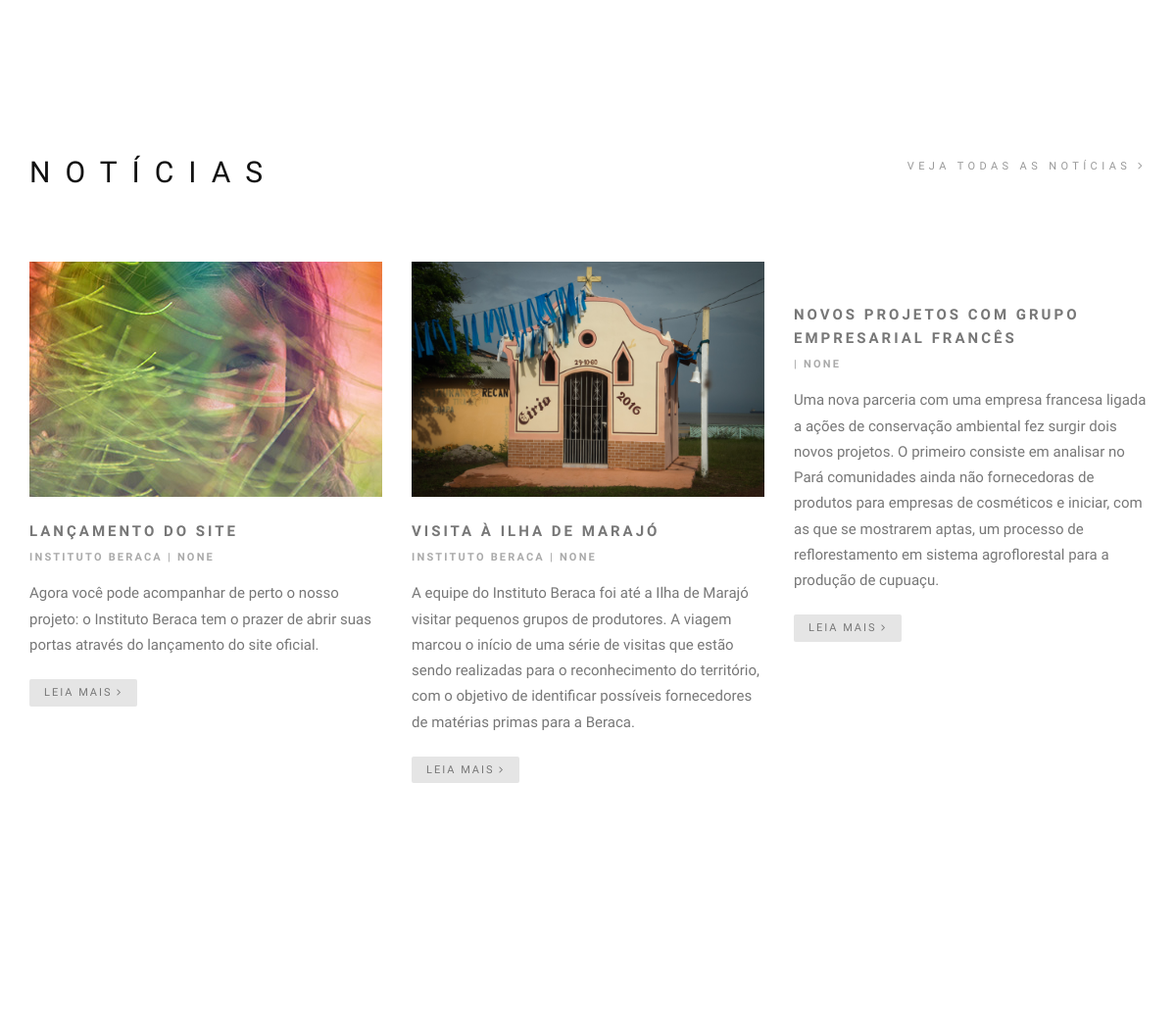
The app's page / (middle part), older data.
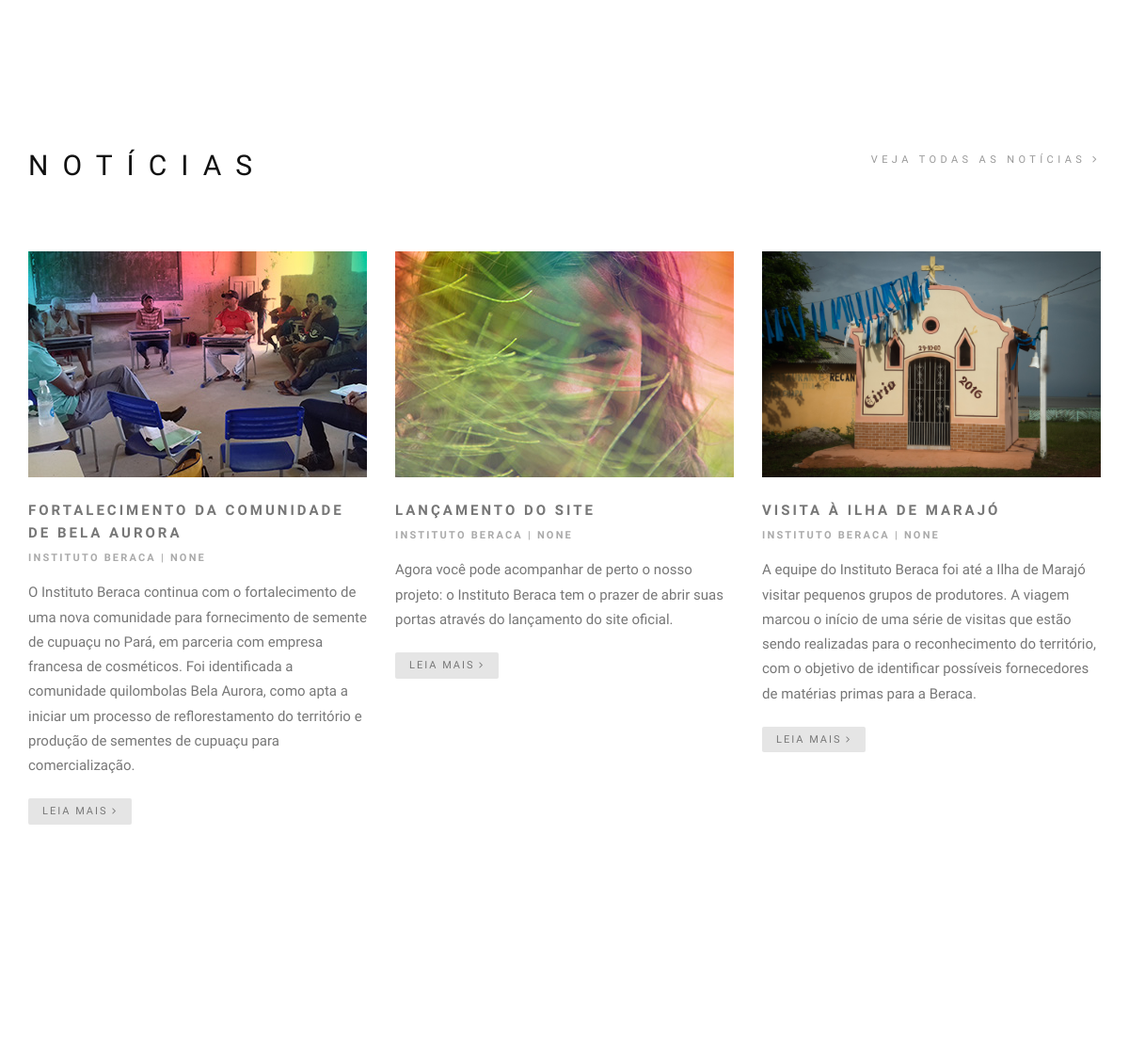
The same page, newer data.
### core/models.py (models this page shows, shortened)
class BlogPost(models.Model):
    title = models.CharField("Título", max_length=300, blank=False)
    sub_title = models.CharField("Sub-título", max_length=300, blank=False, null=True)
    intro = models.TextField("Introdução", blank=False)
    content = RichTextField("Corpo do texto", blank=False)
    date = models.DateTimeField(auto_now=True)
    updated_at = models.DateTimeField(auto_now_add=True, null=True)
    author = models.CharField("Autor", max_length=500, blank=True)
    miniature = models.ImageField("Miniatura", upload_to=generate_filename_miniature, blank=False, max_length=255)
    tag = models.CharField("Tag para filtro", max_length=300, blank=False)
    class Meta:
        verbose_name="Blog post"
        verbose_name_plural="Posts"
        ordering = ['-date']

### core/views.py (the view)
# urls.py: url(r'^$', views.Index.as_view(), name='index'),
class Index(FormView):
	template_name = "core/home.html"
	form_class = ContactUs
	success_url = '/'
	def get_context_data(self, **kwargs):
		context = super(Index, self).get_context_data(**kwargs)
		context.update({
			'slide_itens': Fullwidth_slider_item.objects.all(),
			'posts': BlogPost.objects.all().order_by('-date')[:3],
			'services': ServiceItem.objects.all().order_by('title')[:5],
			'tabs': ServiceItem.objects.all().order_by('-date')[:5],
		})
		return context
	def form_valid(self, form):
		''' Begin reCAPTCHA validation '''
		recaptcha_response = self.request.POST.get('g-recaptcha-response')
		url = 'https://www.google.com/recaptcha/api/siteverify'
		values = {
			'secret': settings.GOOGLE_RECAPTCHA_SECRET_KEY,
			'response': recaptcha_response
        }
		data = urllib.urlencode(values)
		req = urllib2.Request(url, data)
		response = urllib2.urlopen(req)
		result = json.load(response)
		''' End reCAPTCHA validation '''
		print "hello"
		if result['success']:
			form.send_email()
			messages.success(self.request, 'Seu contato foi enviado com sucesso!')
		else:
			messages.error(self.request, 'reCAPTCHA inválida. Por favor, tente novamente.')
		return super(Index, self).form_valid(form)

### core/templates/core/home.html (shortened to what this page needs)
{% extends 'core/base.html' %}
{% block content %}
  {% block blog %}
    {% include 'core/sections/blog_section.html' %}
  {% endblock blog %}
  {% block contact %}
    {% include 'core/sections/contact_section.html' %}
  {% endblock contact %}
{% endblock content %}

### core/templates/core/sections/blog_section.html
{% load staticfiles %}
{% if posts %}
<section class="page-section" id="news">
    <div class="container relative">
        <h2 class="section-title font-alt align-left mb-70 mb-sm-40">
            Notícias
            <a href="{% url 'core:blog' %}" class="section-more right">Veja todas as notícias <i class="fa fa-angle-right"></i></a>
        </h2>
        <div class="row multi-columns-row">
            {% for post in posts %}
            <div class="col-sm-6 col-md-4 col-lg-4 mb-md-50 wow fadeIn" data-wow-delay="0.1s" data-wow-duration="2s">
                <div class="post-prev-img">
                    <a href="{% url 'core:post_detail' post.id %}"><img src="{{post.miniature.url}}" alt="" /></a>
                </div>
                <div class="post-prev-title font-alt">
                    <a href="{% url 'core:post_detail' post.id %}">{{post.title}}</a>
                </div>
                <div class="post-prev-info font-alt">
                    <a href="">{{post.author}}</a> | {{post.date}}
                </div>
                <div class="post-prev-text">
                    {{post.intro}}
                </div>
                <div class="post-prev-more">
                    <a href="{% url 'core:post_detail' post.id %}" class="btn btn-mod btn-gray btn-round">Leia mais <i class="fa fa-angle-right"></i></a>
                </div>
            </div>
            {% endfor %}
        </div>
    </div>
</section>
{% endif %}

Row changes from the older to the newer data that the page shows:
no longer on this page (row unchanged): BlogPost: title "NOVOS PROJETOS COM GRUPO EMPRESARIAL FRANCÊS", date "NONE", intro "Uma nova parceria com uma empresa francesa ligada a ações de conservação ambiental fez surgir dois novos projetos. O primeiro consiste em analisar no Pará comunidades ainda não fornecedoras de produtos para empresas de cosméticos e iniciar, com as que se mostrarem aptas, um processo de reflorestamento em sistema agroflorestal para a produção de cupuaçu."
added BlogPost: miniature (picture), title "FORTALECIMENTO DA COMUNIDADE DE BELA AURORA", author "INSTITUTO BERACA", date "NONE", intro "O Instituto Beraca continua com o fortalecimento de uma nova comunidade para fornecimento de semente de cupuaçu no Pará, em parceria com empresa francesa de cosméticos. Foi identificada a comunidade quilombolas Bela Aurora, como apta a iniciar um processo de reflorestamento do território e produção de sementes de cupuaçu para comercialização."
